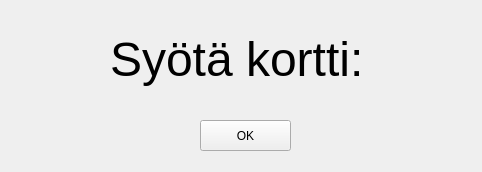
<?xml version="1.0" encoding="UTF-8"?>
<ui version="4.0">
 <class>Card</class>
 <widget class="QMainWindow" name="Card">
  <property name="geometry">
   <rect>
    <x>0</x>
    <y>0</y>
    <width>482</width>
    <height>172</height>
   </rect>
  </property>
  <property name="minimumSize">
   <size>
    <width>482</width>
    <height>172</height>
   </size>
  </property>
  <property name="maximumSize">
   <size>
    <width>482</width>
    <height>172</height>
   </size>
  </property>
  <property name="windowTitle">
   <string>Bank System</string>
  </property>
  <widget class="QWidget" name="centralwidget">
   <widget class="QLabel" name="label">
    <property name="geometry">
     <rect>
      <x>110</x>
      <y>1</y>
      <width>271</width>
      <height>116</height>
     </rect>
    </property>
    <property name="font">
     <font>
      <pointsize>36</pointsize>
     </font>
    </property>
    <property name="text">
     <string>Syötä kortti:</string>
    </property>
   </widget>
   <widget class="QPushButton" name="pushButton">
    <property name="geometry">
     <rect>
      <x>200</x>
      <y>120</y>
      <width>91</width>
      <height>31</height>
     </rect>
    </property>
    <property name="text">
     <string>OK</string>
    </property>
   </widget>
  </widget>
 </widget>
 <resources/>
 <connections>
  <connection>
   <sender>pushButton</sender>
   <signal>clicked()</signal>
   <receiver>Card</receiver>
   <slot>funfun()</slot>
   <hints>
    <hint type="sourcelabel">
     <x>179</x>
     <y>136</y>
    </hint>
    <hint type="destinationlabel">
     <x>174</x>
     <y>195</y>
    </hint>
   </hints>
  </connection>
 </connections>
 <slots>
  <slot>funfun()</slot>
 </slots>
</ui>
